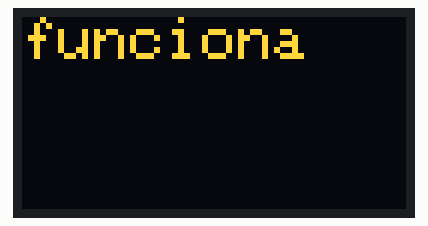
A sketch run on a simulated Arduino Uno, built with avr-gcc and run on an emulated ATmega328P. On the bench: 128×64 one-colour display. The OLED is the two-colour kind (top 16 rows yellow).

Above: at 2.1 s.

Measured:
- what the display in image 0 shows lasts 4.0 s, from 2.1 s to 6.1 s

The sketch:

sistema.ino
```cpp
#include<Adafruit_SSD1306.h>
Adafruit_SSD1306 tela(128,64,&Wire,-1);//define a tela

void setup() {
//configuração da tela
tela.begin(SSD1306_SWITCHCAPVCC, 0x3C);//ativa a tela
tela.clearDisplay();//limpa a tela
tela.display();//atualiza a tela
tela.setTextSize(1);//define o tamanho da tela
tela.setTextColor(SSD1306_WHITE);//defini a cor da tela
}

int grafico(int x,int y,char frase[25],int tamanho=1){
  tela.setTextSize(tamanho);
  tela.setCursor(x,y);
  tela.print(frase);
  tela.display();
  return 0;
}

int teclado(){
while(true){
  int pin1,pin2,pin3,pin4;
  delay(20);
  digitalWrite(9,HIGH);
  digitalWrite(8,LOW);
  digitalWrite(7,LOW);
  digitalWrite(6,LOW);
  pin1=digitalRead(5);
  pin2=digitalRead(4);
  pin3=digitalRead(3);
  pin4=digitalRead(2);
  if (pin1 == 1){
    return 1;
  }
  if (pin2== 1){
    return 2;
  }
  if (pin3== 1){
    return 3;
  }
  if (pin4== 1){
    return 4;
  }
  delay(20);
  digitalWrite(9,LOW);
  digitalWrite(8,HIGH);
  digitalWrite(7,LOW);
  digitalWrite(6,LOW);
  pin1=digitalRead(5);
  pin2=digitalRead(4);
  pin3=digitalRead(3);
  pin4=digitalRead(2);
  if (pin1== 1){
    return 5;
  }
  if (pin2== 1){
    return 6;
  }
  if (pin3== 1){
    return 7;
  }
  if (pin4== 1){
    return 8;
  }
  digitalWrite(9,LOW);
  digitalWrite(8,LOW);
  digitalWrite(7,HIGH);
  digitalWrite(6,LOW);
  delay(20);
  pin1=digitalRead(5);
  pin2=digitalRead(4);
  pin3=digitalRead(3);
  pin4=digitalRead(2);
  if (pin1== 1){
    return 9;
  }
  if (pin2== 1){
    return 10;
  }
  if (pin3== 1){
    return 11;
  }
  if (pin4== 1){
    return 12;
  }
  delay(20);
  digitalWrite(9,LOW);
  digitalWrite(8,LOW);
  digitalWrite(7,LOW);
  digitalWrite(6,HIGH);
  pin1=digitalRead(5);
  pin2=digitalRead(4);
  pin3=digitalRead(3);
  pin4=digitalRead(2);
  if (pin1== 1){
    return 13;
  }
  if (pin2== 1){
    return 14;
  }
  if (pin3== 1){
    return 15;
  }
  if (pin4== 1){
    return 16;
  }
}
}

void loop() {
delay(2000);
grafico(0,0,"funciona",2);
delay(4000);
tela.clearDisplay();
tela.display();
delay(2000);
}
```
